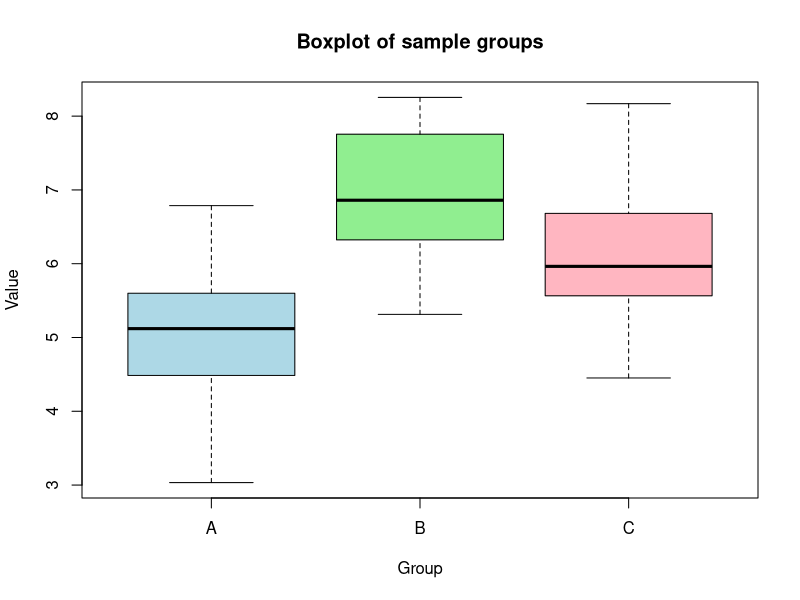

R code for this plot:
# Create a simple dataset and plot a boxplot
set.seed(123)
df <- data.frame(
  group = rep(c("A", "B", "C"), each = 20),
  value = c(rnorm(20, mean = 5), rnorm(20, mean = 7), rnorm(20, mean = 6))
)

boxplot(value ~ group, data = df,
        main = "Boxplot of sample groups",
        xlab = "Group",
        ylab = "Value",
        col = c("lightblue", "lightgreen", "lightpink"))
